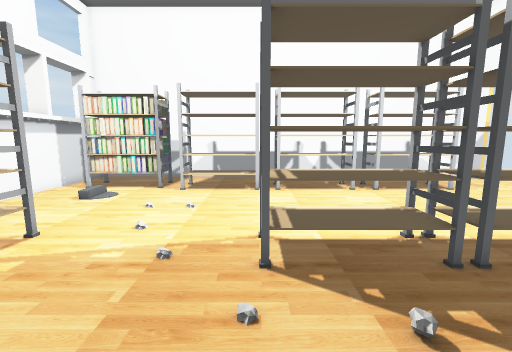
[1] (above)

15 first-person views from a walk through a scene from a Unity 3-D project. The camera is 1.3 m above the floor, tilts 8° down and sees 90° across. Doors are open. The floor is counted in squares, 0.5 m on a side. Each view is taken from the middle of a square. On the plan, view 1 faces up. The plan holds only what a view shows up to about 18 squares ahead; the rest is blank. The place goes on beyond the plan. The player is left out. Some surface patterns are stand-ins.

[2]
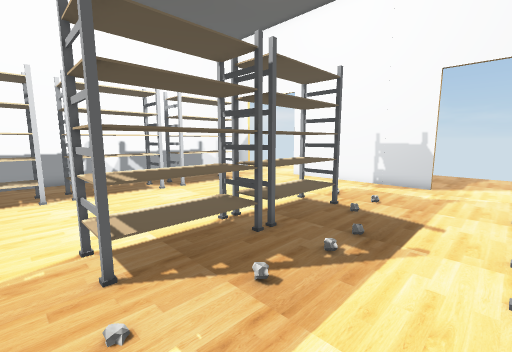

[3]
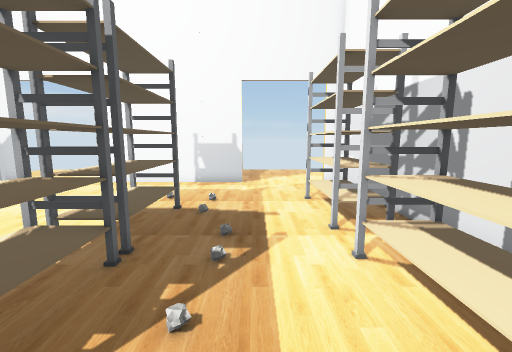

[4]
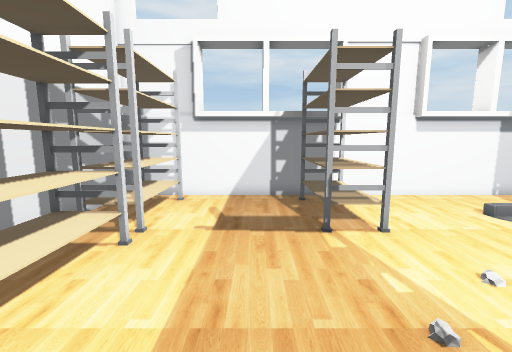

[5]
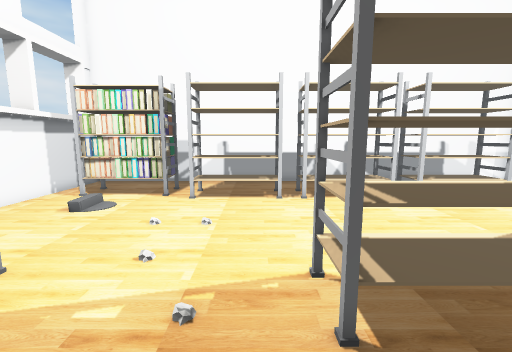

[6]
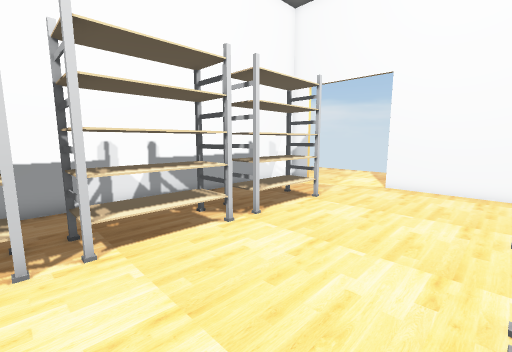

[7]
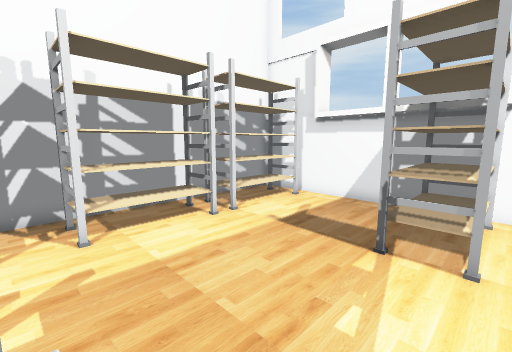

[8]
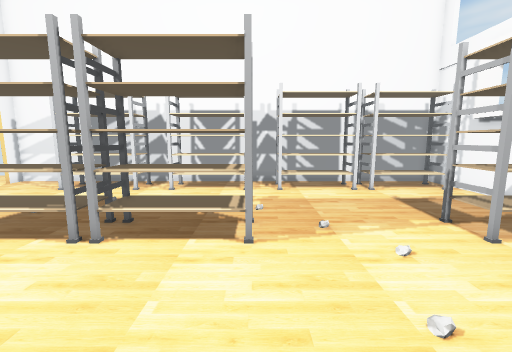

[9]
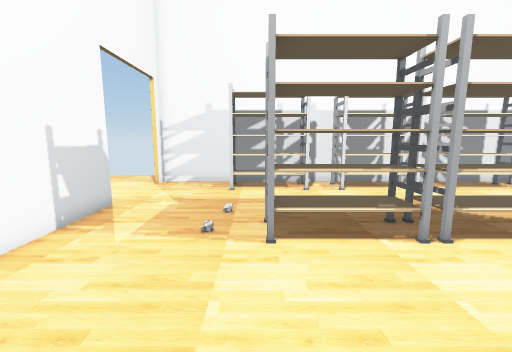

[10]
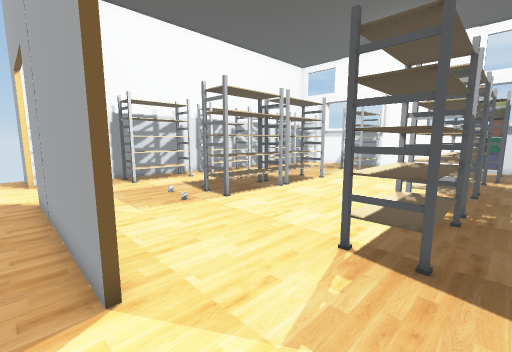

[11]
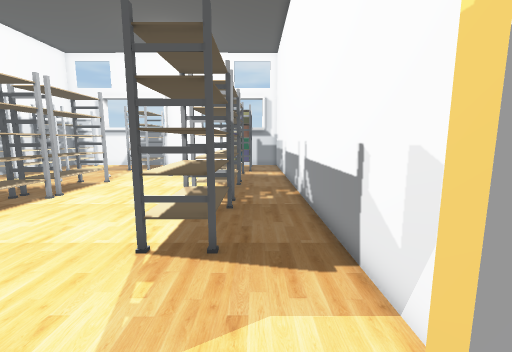

[12]
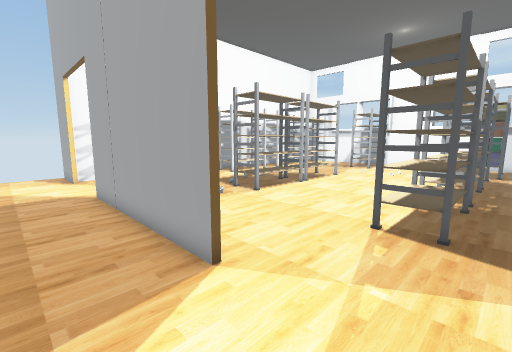

[13]
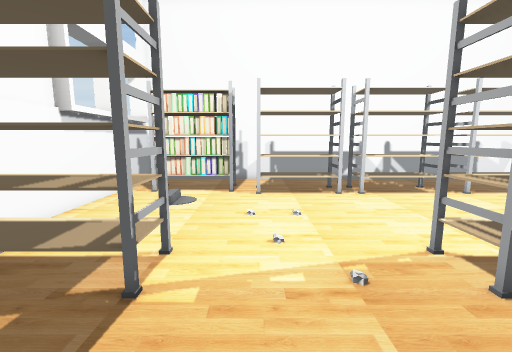

[14]
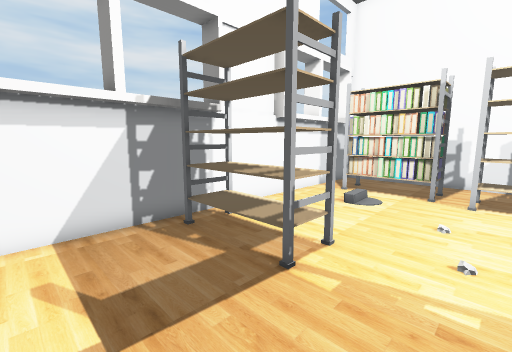

[15]
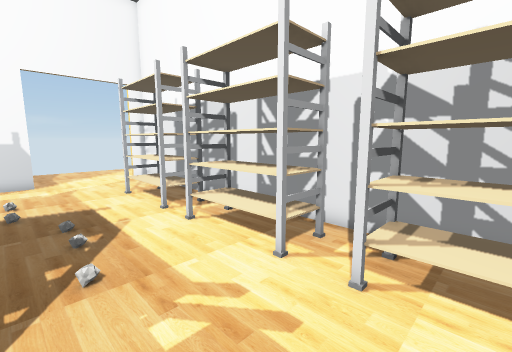

### Floor plan
Points are (right, up) in squares from view 1. A wall is a line through its corners. A room is listed if a view was taken in it or the views show most of it. See-through windows are left out.
Room 1 (views 1, 2, 3, 4, 5, 6, 7, 8, 9, 13, 14, 15)
walls: (14.8, 2.8) (14.8, 11.9); (14.8, 16.8) (14.8, 18.2) (-11, 18.2) (-11, -3.1) (14.8, -3.1) (14.8, -2.1)
ways out: open door at (15, 0.5) to room 2; open door at (15, 14.5) to room 2
objects: other object (-10, -2) to (-6, -1); other object (-10, 5) to (-6, 6); other object (-9, 14) to (-5, 16); other object (-8, 12); other object (-5, -2) to (-1, -1); other object (-4, 14) to (0, 15); other object (0, 5) to (4, 6); other object (1, -2) to (4, -1); other object (1, 14) to (5, 15); other object (5, 5) to (8, 6); other object (7, -2) to (10, -1); other object (7, 14) to (10, 15)
Room 2 (views 10, 11, 12)
walls: (15.1, 11.9) (15.1, 2.8); (15.1, -2.1) (15.1, -5.1)
ways out: open door at (15, 0.5) to room 1; open door at (15, 14.5) to room 1; gap at (15, -5)

Positions as (right, up) in squares from view 1, and headings:
1: (0, 0), facing up
2: (-1, 0), facing up-right
3: (-1, 2), facing right
4: (1, 3), facing left
5: (-1, 2), facing up
6: (0, 7), facing up-right
7: (0, 7), facing down-left
8: (0, 13), facing down
9: (9, 13), facing down
10: (16, 16), facing down-left
11: (16, 16), facing left
12: (18, 16), facing down-left
13: (-4, 1), facing up
14: (-3, 1), facing up-left
15: (-3, 4), facing down-right
